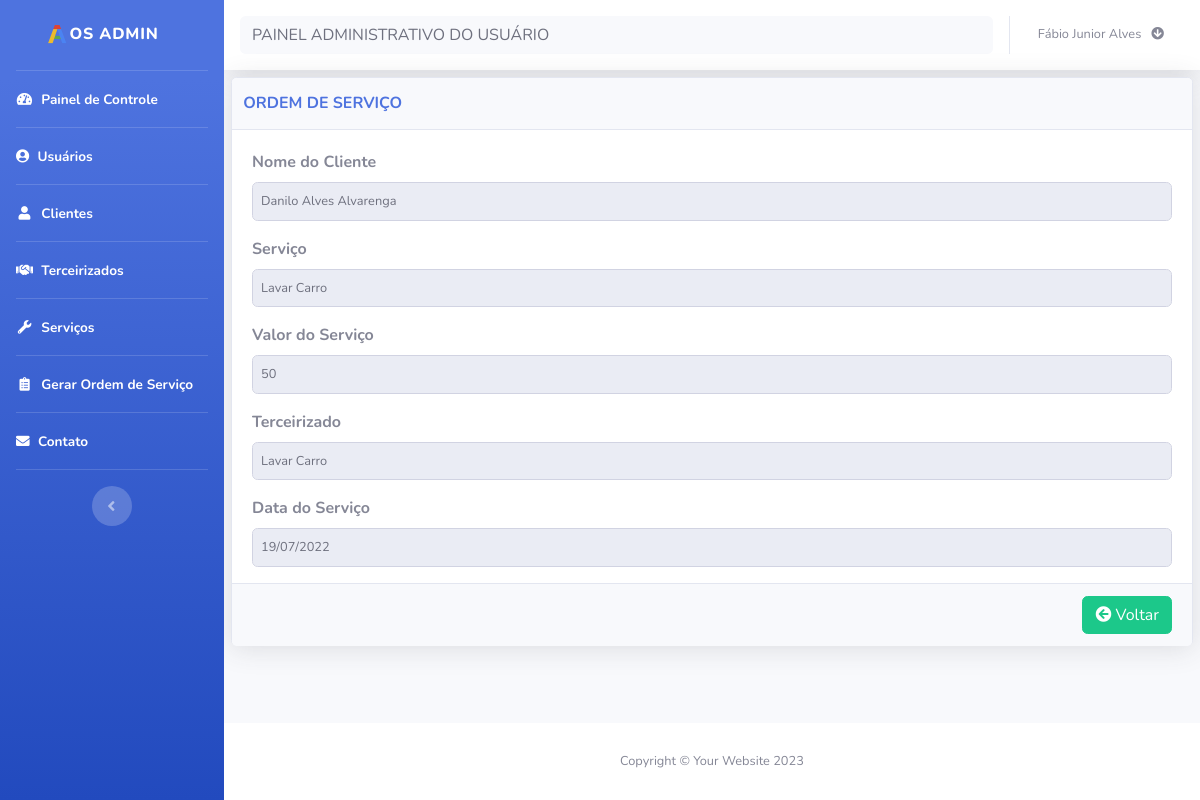
Screenshot of /resumo_ordem.php (signed in) with the database file from the repository.
### tables this page shows
CREATE TABLE `ordem` (
  `cod` int(11) NOT NULL,
  `cod_cliente` int(11) NOT NULL,
  `cod_terceirizado` int(11) NOT NULL,
  `cod_servico` int(11) NOT NULL,
  `data_servico` date NOT NULL,
  `status` int(11) NOT NULL,
  `data` date NOT NULL
);

CREATE TABLE `cliente` (
  `cod` int(11) NOT NULL,
  `nome` varchar(100) NOT NULL,
  `email` varchar(100) NOT NULL,
  `senha` varchar(100) NOT NULL,
  `endereco` varchar(100) NOT NULL,
  `numero` varchar(11) NOT NULL,
  `bairro` varchar(100) NOT NULL,
  `cidade` varchar(100) NOT NULL,
  `telefone` varchar(100) NOT NULL,
  `status` int(11) NOT NULL,
  `perfil` int(11) NOT NULL,
  `data` int(11) NOT NULL
);

CREATE TABLE `servico` (
  `cod` int(11) NOT NULL,
  `nome` varchar(100) NOT NULL,
  `valor` decimal(10,0) NOT NULL,
  `data` date NOT NULL
);

### bd/bd_ordem.php (called while the page is built, shortened)
<?php
function buscaOrdemadd (){
    $conexao = conecta_db();
	$query = "Select
			  c.nome AS nome_cliente,
			  t.nome AS nome_terceirizada,
			  s.nome AS nome_servico,
			  s.valor AS valor_servico,
			  o.data_servico AS data_servico,
			  o.status AS status
			  From ordem o,servico s, cliente c, terceirizado t
			  Where o.cod_cliente = c.cod AND
			        o.cod_servico = s.cod AND
			        o.cod_terceirizado = t.cod
			  ORDER BY o.cod DESC LIMIT 1";
	$resultado = mysqli_query($conexao, $query);
	$dados = mysqli_fetch_array($resultado);
	return $dados;
}
?>

### resumo_ordem.php (the view, shortened to what this page needs)
<?php
require_once('header.php');
require_once('sidebar.php');
require_once ("bd/bd_ordem.php");
$dados = buscaOrdemadd();
$nome_cliente = $dados[0];
$nome_servico = $dados[2];
$valor_servico = $dados[3];
$data_servico = $dados[4];
?>
<div id="content">
    <?php require_once('navbar.php');?>
    <div class="container-fluid">
        <div class="card shadow mb-2">
            <div class="card-header py-3">
                <div class="row">
                    <div class="col-md-8">
                        <h6 class="m-0 font-weight-bold text-primary" id="title">ORDEM DE SERVIÇO</h6>
                    </div>
                </div>
            </div>
            <div class="card-body">
                <form class="user" action="cad_ordem_envia.php" method="post" >
                        <div class="form-group">
                            <label> Nome do Cliente </label>
                            <input type="text" class="form-control form-control-user" id="nome_cliente" name="nome_cliente" value="<?= $nome_cliente ?>" readonly>
                        </div>
                        <div class="form-group">
                            <label> Serviço </label>
                            <input type="text" class="form-control form-control-user" id="nome_servico" name="nome_servico" value="<?= $nome_servico ?>" readonly>
                        </div>
                        <div class="form-group">
                            <label> Valor do Serviço </label>
                            <input type="text" class="form-control form-control-user"
                            id="valor_servico" name="valor_servico" value="<?= $valor_servico?>" readonly>
                        </div>
                        <div class="form-group">
                            <label> Terceirizado </label>
                            <input type="text" class="form-control form-control-user" id="nome_terceirizado" name="nome_terceirizado" value="<?= $nome_servico ?>" readonly>
                        </div>
                         <div class="form-group">
                            <label> Data do Serviço </label>
                            <input type="text" class="form-control form-control-user" id="data_servico" name="data_servico" value="<?= date('d/m/Y',strtotime($data_servico)) ?>" readonly>
                        </div>
                    <div class="card-footer text-muted" id="btn-form">
                        <div class=text-right>
                            <a title="Voltar" href="ordem.php"><button type="button" class="btn btn-success"><i class="fas fa-arrow-circle-left"></i>&nbsp;</i>Voltar</button></a>
                        </div>
                    </div>
                </form>
            </div>
        </div>
    </div>
</div>
<?php
require_once('footer.php');
?>

### rows the page displays
ordem: nome_cliente "Danilo Alves Alvarenga", nome_servico "Lavar Carro", valor_servico "50", nome_terceirizado "Lavar Carro", data_servico "19/07/2022"

### other values shown
$_SESSION['nome_usu'] "Fábio Junior Alves"
